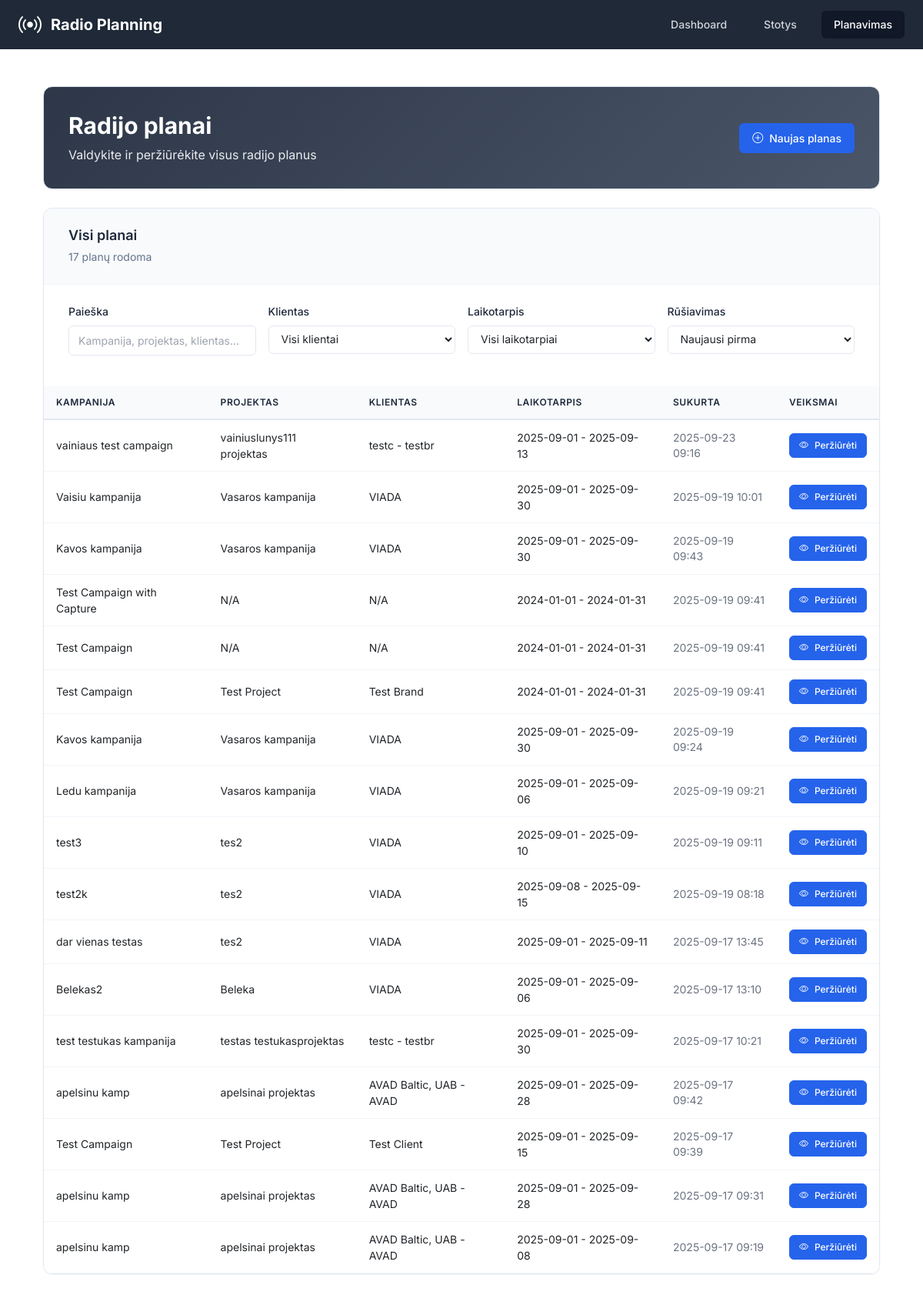
/planning, run on an earlier commit of the app's database.
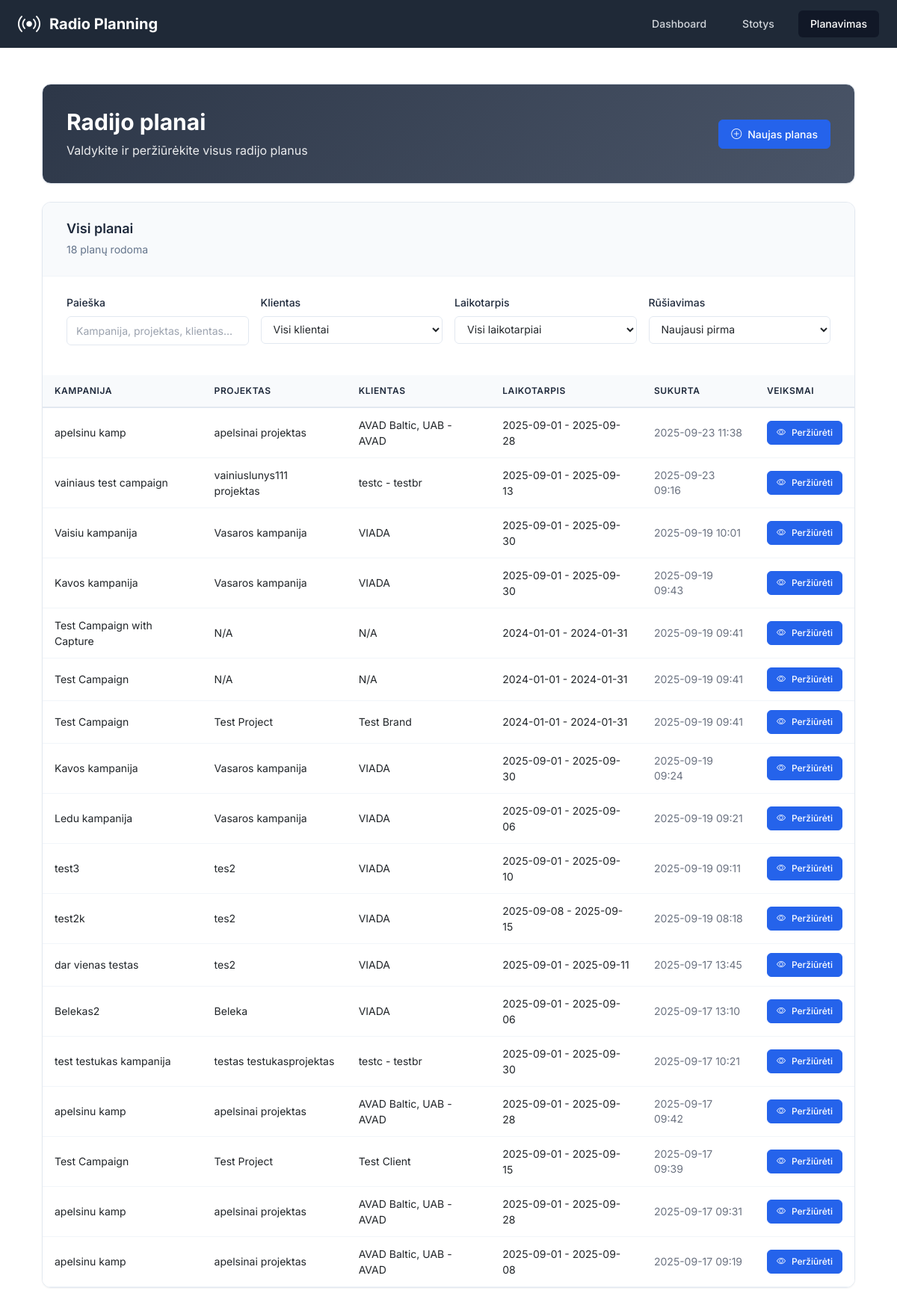
And on a later commit of the database.
### app/models.py (models this page shows, shortened)
class RadioPlan(db.Model):
    __tablename__ = 'radio_plans'
    id = db.Column(db.Integer, primary_key=True)
    campaign_id = db.Column(db.Integer, nullable=False)  # From projects-crm
    campaign_name = db.Column(db.String(200))
    project_id = db.Column(db.Integer)
    project_name = db.Column(db.String(200))
    client_brand_id = db.Column(db.Integer)
    client_brand_name = db.Column(db.String(200))
    start_date = db.Column(db.Date, nullable=False)
    end_date = db.Column(db.Date, nullable=False)
    target_audience = db.Column(db.String(50), nullable=False)
    our_discount = db.Column(db.Float, default=0)  # Percentage
    client_discount = db.Column(db.Float, default=0)  # Percentage
    created_at = db.Column(db.DateTime, default=datetime.utcnow)
    updated_at = db.Column(db.DateTime, default=datetime.utcnow, onupdate=datetime.utcnow)
    spots = db.relationship('RadioSpot', backref='plan', lazy='dynamic', cascade='all, delete-orphan')
    clips = db.relationship('RadioClip', backref='plan', lazy='dynamic', cascade='all, delete-orphan')
    selected_stations = db.relationship('RadioStation', secondary=plan_stations, lazy='subquery',
                                      backref=db.backref('plans', lazy=True))

### app/routes.py (the view)
@main_bp.route('/planning')
def planning():
    plans = RadioPlan.query.order_by(RadioPlan.created_at.desc()).all()
    return render_template('planning.html', plans=plans)

### app/templates/planning.html (shortened to what this page needs)
{% extends "base.html" %}
{% block content %}
<div class="container-fluid p-0">
    <div class="dashboard-header mb-4">
        <div class="header-content">
            <div class="flex justify-between items-center">
                <div>
                    <h1 class="text-3xl font-bold mb-2">Radijo planai</h1>
                    <p class="opacity-90">Valdykite ir peržiūrėkite visus radijo planus</p>
                </div>
                <a href="{{ url_for('main.new_plan') }}" class="btn-professional btn-primary">
                    <i class="bi bi-plus-circle"></i>
                    <span>Naujas planas</span>
                </a>
            </div>
        </div>
    </div>
    <div class="professional-section">
        <div class="section-header">
            <div class="section-title">
                <h3>Visi planai</h3>
                <span class="section-subtitle"><span id="filteredCount">{{ plans | length }}</span> planų rodoma</span>
            </div>
        </div>
        <div class="filter-content">
            <div class="filter-grid">
                <div class="filter-item">
                    <label for="searchFilter" class="filter-label">Paieška</label>
                    <input type="text" id="searchFilter" class="filter-input" placeholder="Kampanija, projektas, klientas...">
                </div>
                <div class="filter-item">
                    <label for="clientFilter" class="filter-label">Klientas</label>
                    <select id="clientFilter" class="filter-select">
                        <option value="">Visi klientai</option>
                    </select>
                </div>
                <div class="filter-item">
                    <label for="dateFilter" class="filter-label">Laikotarpis</label>
                    <select id="dateFilter" class="filter-select">
                        <option value="">Visi laikotarpiai</option>
                    </select>
                </div>
                <div class="filter-item">
                    <label for="sortFilter" class="filter-label">Rūšiavimas</label>
                    <select id="sortFilter" class="filter-select">
                        <option value="newest">Naujausi pirma</option>
                    </select>
                </div>
            </div>
        </div>
        <div class="table-container">
            {% if plans %}
            <div class="table-responsive">
                <table class="professional-table">
                    <thead>
                        <tr>
                            <th>Kampanija</th>
                            <th>Projektas</th>
                            <th>Klientas</th>
                            <th>Laikotarpis</th>
                            <th>Sukurta</th>
                            <th>Veiksmai</th>
                        </tr>
                    </thead>
                    <tbody>
                        {% for plan in plans %}
                        <tr class="plan-row"
                            data-campaign="{{ (plan.campaign_name or '')|lower }}"
                            data-project="{{ (plan.project_name or '')|lower }}"
                            data-client="{{ (plan.client_brand_name or '')|lower }}"
                            data-start-date="{{ plan.start_date.strftime('%Y-%m-%d') }}"
                            data-end-date="{{ plan.end_date.strftime('%Y-%m-%d') }}"
                            data-created="{{ plan.created_at.strftime('%Y-%m-%d') }}">
                            <td>{{ plan.campaign_name or 'N/A' }}</td>
                            <td>{{ plan.project_name or 'N/A' }}</td>
                            <td>{{ plan.client_brand_name or 'N/A' }}</td>
                            <td>
                                <span class="text-sm">
                                    {{ plan.start_date.strftime('%Y-%m-%d') }} - {{ plan.end_date.strftime('%Y-%m-%d') }}
                                </span>
                            </td>
                            <td class="text-gray-500 text-sm">{{ plan.created_at.strftime('%Y-%m-%d %H:%M') }}</td>
                            <td>
                                <a href="{{ url_for('main.view_plan', plan_id=plan.id) }}" class="btn-professional btn-primary btn-sm">
                                    <i class="bi bi-eye"></i>
                                    <span>Peržiūrėti</span>
                                </a>
                            </td>
                        </tr>
                        {% endfor %}
                    </tbody>
                </table>
            </div>
            {% endif %}
        </div>
    </div>
</div>
{% endblock %}

### app/templates/base.html (shortened to what this page needs)
<!DOCTYPE html>
<html lang="lt" class="h-full bg-gray-50">
<head>
    <script src="https://cdn.tailwindcss.com"></script>
    <link rel="stylesheet" href="https://cdn.jsdelivr.net/npm/bootstrap-icons@1.11.0/font/bootstrap-icons.css">
    <link href="https://cdn.jsdelivr.net/npm/bootstrap@5.3.0/dist/css/bootstrap.min.css" rel="stylesheet">
</head>
<body class="h-full">
    <div class="min-h-full">
        <header class="bg-gray-800">
            <div class="max-w-7xl mx-auto px-4 sm:px-6 lg:px-8">
                <div class="flex justify-between h-16">
                    <div class="flex items-center">
                        <div class="flex-shrink-0">
                            <div class="flex items-center">
                                <i class="bi bi-broadcast text-white text-3xl mr-3"></i>
                                <h1 class="text-xl font-bold text-white">Radio Planning</h1>
                            </div>
                        </div>
                    </div>
                    <nav class="hidden md:flex items-center space-x-4">
                        <a href="{{ url_for('main.index') }}"
                           class="{% if request.endpoint == 'main.index' %}bg-gray-900 text-white{% else %}text-gray-300 hover:bg-gray-700 hover:text-white{% endif %} px-3 py-2 rounded-md text-sm font-medium transition-colors">
                            Dashboard
                        </a>
                        <a href="{{ url_for('main.stations') }}"
                           class="{% if request.endpoint == 'main.stations' %}bg-gray-900 text-white{% else %}text-gray-300 hover:bg-gray-700 hover:text-white{% endif %} px-3 py-2 rounded-md text-sm font-medium transition-colors">
                            Stotys
                        </a>
                        <a href="{{ url_for('main.planning') }}"
                           class="{% if request.endpoint == 'main.planning' %}bg-gray-900 text-white{% else %}text-gray-300 hover:bg-gray-700 hover:text-white{% endif %} px-3 py-2 rounded-md text-sm font-medium transition-colors">
                            Planavimas
                        </a>
                    </nav>
                </div>
            </div>
        </header>
        <main class="max-w-7xl mx-auto py-6 sm:px-6 lg:px-8">
            <div class="px-4 py-6 sm:px-0">
                {% block content %}{% endblock %}
            </div>
        </main>
    </div>
</body>
</html>

### app/templates/base.html (style rules this page uses)
body { font-family: 'Inter', sans-serif; }

### app/templates/planning.html (style rules this page uses)
:root { --primary-color: #2563eb; --success-color: #059669; --info-color: #0891b2; --warning-color: #d97706; --background-light: #f8fafc; --background-white: #ffffff; --text-primary: #1e293b; --text-secondary: #64748b; --text-muted: #94a3b8; --border-color: #e2e8f0; --border-light: #f1f5f9; --shadow-sm: 0 1px 2px 0 rgb(0 0 0 / 0.05); --shadow-md: 0 4px 6px -1px rgb(0 0 0 / 0.1), 0 2px 4px -2px rgb(0 0 0 / 0.1); --shadow-lg: 0 10px 15px -3px rgb(0 0 0 / 0.1), 0 4px 6px -4px rgb(0 0 0 / 0.1); --radius-sm: 6px; --radius-md: 8px; --radius-lg: 12px; }
.dashboard-header { background: linear-gradient(135deg, #2d3748, #4a5568); color: white; border: 1px solid var(--border-color); border-radius: var(--radius-lg); box-shadow: var(--shadow-sm); padding: 2rem; margin-bottom: 2rem; }
.btn-professional { display: inline-flex; align-items: center; gap: 0.5rem; padding: 0.5rem 1rem; border-radius: var(--radius-sm); font-size: 0.875rem; font-weight: 500; text-decoration: none; border: 1px solid transparent; transition: all 0.2s ease; cursor: pointer; }
.btn-professional.btn-sm { padding: 0.375rem 0.75rem; font-size: 0.75rem; }
.btn-professional.btn-primary { background: var(--primary-color); color: white; border-color: var(--primary-color); }
.professional-section { background: var(--background-white); border: 1px solid var(--border-color); border-radius: var(--radius-lg); box-shadow: var(--shadow-sm); overflow: hidden; }
.section-header { padding: 1.5rem 2rem; border-bottom: 1px solid var(--border-light); background: var(--background-light); }
.section-title h3 { font-size: 1.125rem; font-weight: 600; color: var(--text-primary); margin: 0 0 0.25rem 0; }
.section-subtitle { color: var(--text-secondary); font-size: 0.875rem; }
.table-container { overflow: hidden; }
.professional-table { width: 100%; border-collapse: collapse; font-size: 0.875rem; background: var(--background-white); }
.professional-table th { background: var(--background-light); color: var(--text-primary); font-weight: 600; padding: 0.75rem 1rem; text-align: left; border-bottom: 2px solid var(--border-color); font-size: 0.75rem; text-transform: uppercase; letter-spacing: 0.05em; }
.professional-table td { padding: 0.75rem 1rem; border-bottom: 1px solid var(--border-light); vertical-align: middle; font-size: 0.875rem; background: var(--background-white); }
.filter-content { padding: 1.5rem 2rem; }
.filter-grid { display: grid; grid-template-columns: repeat(auto-fit, minmax(200px, 1fr)); gap: 1rem; margin-bottom: 1rem; }
.filter-item { display: flex; flex-direction: column; gap: 0.5rem; }
.filter-label { font-size: 0.875rem; font-weight: 500; color: var(--text-primary); }
.filter-input, .filter-select { padding: 0.5rem 0.75rem; border: 1px solid var(--border-color); border-radius: var(--radius-sm); font-size: 0.875rem; transition: all 0.2s ease; background: var(--background-white); }
.opacity-90 { opacity: 0.9; }

What changed in the data, as far as the page shows it:
added RadioPlan: campaign_name "apelsinu kamp", project_name "apelsinai projektas", client_brand_name "AVAD Baltic, UAB - AVAD", start_date "2025-09-01", end_date "2025-09-28", created_at "2025-09-23 11:38"
Also different on the page:
{{ plans | length }}: "17" → "18"
